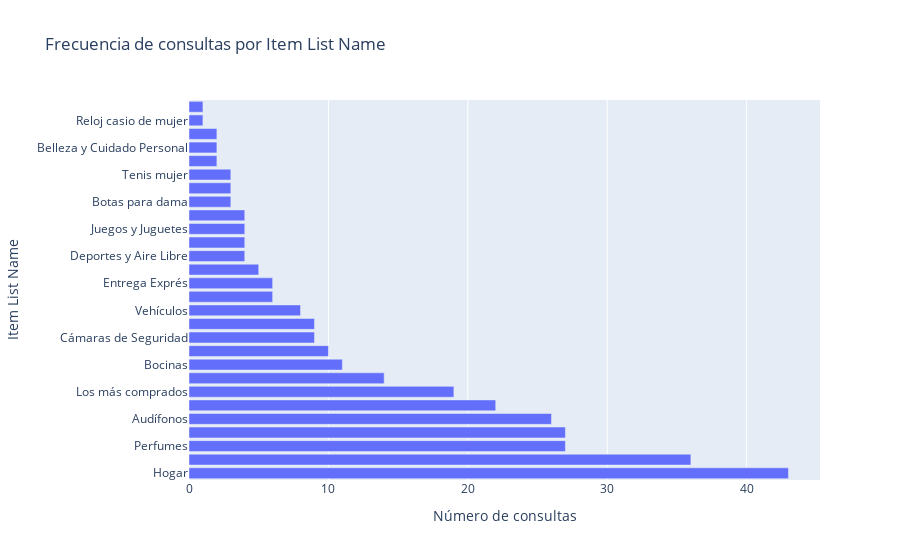

Notebook cell for this chart:
### Code cell
import plotly.express as px

conteo_por_lista = dataframe['item_list_name'].value_counts().reset_index()
conteo_por_lista.columns = ['item_list_name', 'total_consultas']

fig = px.bar(conteo_por_lista, 
             x='total_consultas', 
             y='item_list_name', 
             orientation='h',
             title='Frecuencia de consultas por Item List Name',
             labels={'total_consultas': 'Número de consultas', 'item_list_name': 'Item List Name'})
fig.show()

### Figure 1 — Plotly figure (JSON) as saved in the notebook; plotly's stock layout.template omitted (floating-point values rounded to 4 significant figures)
{"data": [{"hovertemplate": "Número de consultas=%{x}<br>Item List Name=%{y}<extra></extra>", "legendgroup": "", "marker": {"color": "#636efa", "pattern": {"shape": ""}}, "name": "", "orientation": "h", "showlegend": false, "textposition": "auto", "type": "bar", "x": [43, 36, 27, 27, 26, 22, 19, 14, 11, 10, 9, 9, 8, 6, 6, 5, 4, 4, 4, 4, 3, 3, 3, 2, 2, 2, 1, 1], "xaxis": "x", "y": ["Hogar", "Calzado", "Perfumes", "Moda", "Audífonos", "Electrónica", "Los más comprados", "Para ti", "Bocinas", "Cuidado del Cabello", "Cámaras de Seguridad", "Cocina", "Vehículos", "Gaming y Videojuegos", "Entrega Exprés", "Relojes Inteligentes", "Deportes y Aire Libre", "Cadena torsal", "Juegos y Juguetes", "Calzado para Hombres", "Botas para dama", "Mochilas y Accesorios de Viaje", "Tenis mujer", "purchase_intent_card", "Belleza y Cuidado Personal", "", "Reloj casio de mujer", "Arroceras"], "yaxis": "y"}], "layout": {"barmode": "relative", "legend": {"tracegroupgap": 0}, "title": {"text": "Frecuencia de consultas por Item List Name"}, "xaxis": {"anchor": "y", "domain": [0, 1], "title": {"text": "Número de consultas"}}, "yaxis": {"anchor": "x", "domain": [0, 1], "title": {"text": "Item List Name"}}}}
